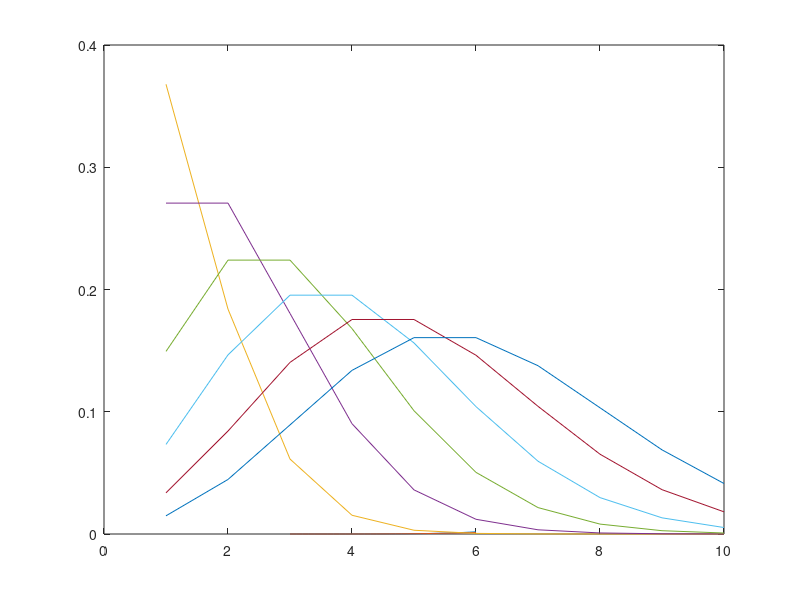

The MATLAB script that drew this image:
fhan = @(x)(2.*cdf('norm',-17.5,0,x)-cdf('norm',-16.5,0,x)).^2;
x=fmincon(fhan,5,[],[],[],[],5,6);
xR= 3:0.1:6;
plot(xR,cdf('norm',-17.5,0,xR));
hold on
plot(xR,cdf('norm',-16.5,0,xR)-cdf('norm',-17.5,0,xR));
%%
%xRange = 0:0.1:10;
xRange = 1:10;
for lambda = 1:6
plot(xRange,pdf('poisson',xRange,lambda));
hold on
end